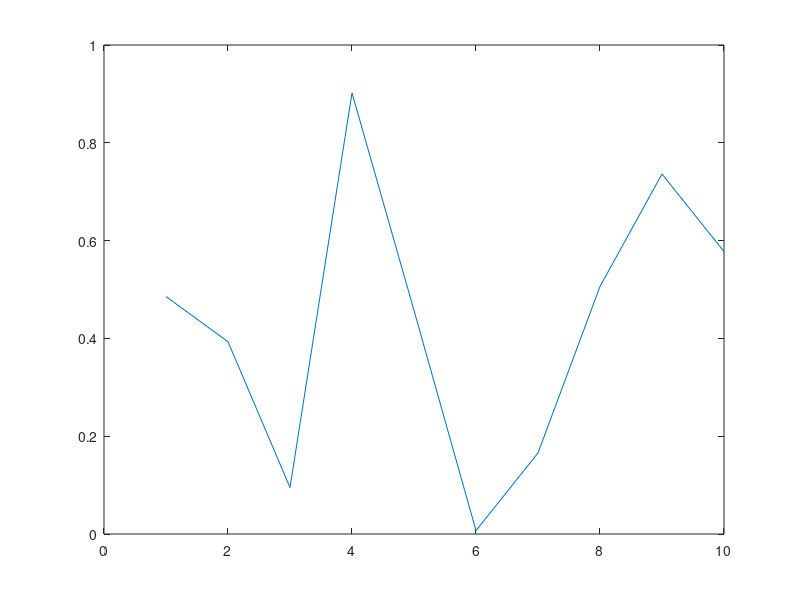

The MATLAB source for this figure: (Note: this script raises an error after producing the figure.)
function demo_mbd
% Allow a line to have its own 'ButtonDownFcn' callback
hLine = plot(rand(1,10),'ButtonDownFcn','disp(''This executes'')');
hLine.Tag = 'DoNotIgnore';
h = rotate3d;
h.ButtonDownFilter = @mycallback;
h.ActionPostCallback =@mycallback;
h.Enable = 'on';
% mouse-click on the line
function [flag] = mycallback(obj,event_obj)
% If the tag of the object is 'DoNotIgnore', then return true
objTag = obj.Tag;
if strcmpi(objTag,'DoNotIgnore')
   flag = true;
else
   flag = false;
end